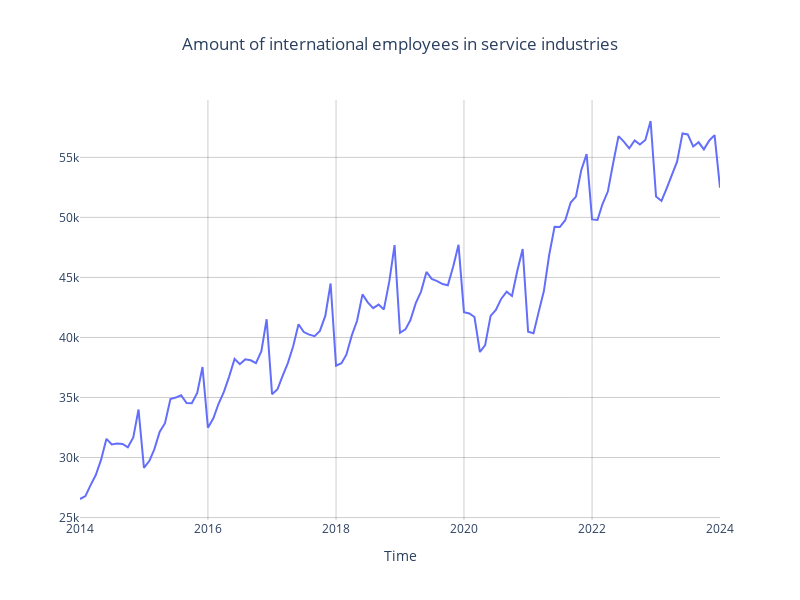

The notebook cell saved with this chart:
### Markdown cell above
**2) Interactive plot of development of amount of international employees for all sub-industries in the service sector**

As seen above, the trend of labor shortage for both the manufacturing and construction is going downwards, while the service sector is starting to go slightly upwards again. We therefor focus our energy on the service industry going forward.

Below is an interactive graph displaying the amount of international workers for the service sector as a total and for all seven sub-industries; finance, insurance, and real estate, hotels and restaurents, information and communication, cleaning and other operational services, transport, research and consultancy, and culture, leisure, and other services.

### Code cell
fig = make_subplots(rows=1, cols=1, shared_xaxes=True)

for column in int_labor_p.columns:
    fig.add_trace(go.Scatter(x=int_labor_p.index, y=int_labor_p[column], mode='lines', name=column, visible=False))

fig.data[0].visible = True
fig.update_layout(
    title={'text': "Amount of international employees in service industries", 'x': 0.5, 'xanchor': 'center'},
    xaxis_title='Time',
    template='plotly_white',
    height=600,
    width=800,
    xaxis=dict(
        showgrid=True,  
        gridcolor='rgba(0, 0, 0, 0.2)',
    ),
    yaxis=dict(
        showgrid=True,   
        gridcolor='rgba(0, 0, 0, 0.2)', 
    ),
)

def plot_emp(industry):
    for trace in fig.data:
        trace.visible = (trace.name == industry)

    clear_output(wait=True)
    fig.show()   
    display(industry_dropdown)

industry_menu = widgets.Dropdown(options=int_labor_p.columns, description='industry:')
industry_menu.observe(lambda change: plot_emp(change.new), names='value')

clear_output(wait=True)
fig.show()
display(industry_menu)
